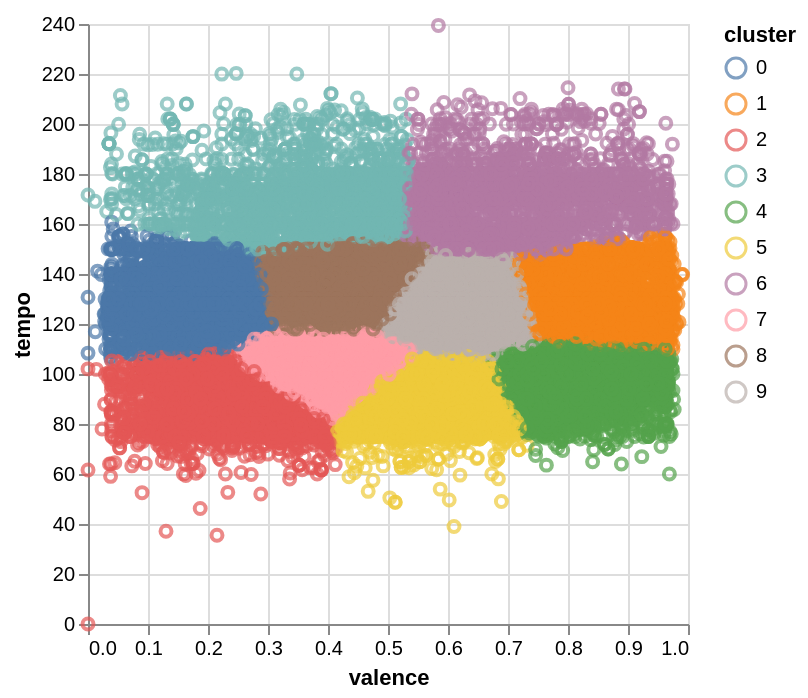

The code cell stored with this chart in its notebook:
### Code cell
alt.Chart(human_understandable).mark_point().encode(
    x="valence",
    y="tempo",
    color="cluster:N"
)

### Figure 1 — Vega specification as saved in the notebook (floating-point values rounded to 4 significant figures; data arrays with more than 128 entries replaced by an {"elided": "..."} marker saying what was removed)
{"$schema": "https://vega.github.io/schema/vega/v5.json", "data": [{"name": "source_0", "values": {"elided": "32828 records"}}, {"name": "source_0_x_domain_valence", "values": [{"min": 0.0, "max": 0.991}]}, {"name": "source_0_y_domain_tempo", "values": [{"min": 0.0, "max": 239.4}]}, {"name": "source_0_color_domain_cluster", "values": [{"cluster": 9}, {"cluster": 4}, {"cluster": 0}, {"cluster": 8}, {"cluster": 1}, {"cluster": 7}, {"cluster": 2}, {"cluster": 5}, {"cluster": 3}, {"cluster": 6}]}], "marks": [{"type": "symbol", "name": "marks", "from": {"data": "source_0"}, "encode": {"update": {"fill": {"value": "transparent"}, "y": {"field": "tempo", "scale": "y"}, "x": {"field": "valence", "scale": "x"}, "opacity": {"value": 0.7}, "stroke": {"field": "cluster", "scale": "color"}}}, "style": ["point"]}], "scales": [{"name": "x", "type": "linear", "domain": [{"signal": "(data(\"source_0_x_domain_valence\")[0] || {}).min"}, {"signal": "(data(\"source_0_x_domain_valence\")[0] || {}).max"}], "range": [0, {"signal": "width"}], "zero": true, "nice": true}, {"name": "y", "type": "linear", "domain": [{"signal": "(data(\"source_0_y_domain_tempo\")[0] || {}).min"}, {"signal": "(data(\"source_0_y_domain_tempo\")[0] || {}).max"}], "range": [{"signal": "height"}, 0], "nice": true, "zero": true}, {"name": "color", "type": "ordinal", "domain": {"data": "source_0_color_domain_cluster", "field": "cluster", "sort": true}, "range": "category"}], "axes": [{"scale": "x", "maxExtent": 0, "aria": false, "minExtent": 0, "tickCount": {"signal": "ceil(width/40)"}, "domain": false, "ticks": false, "zindex": 0, "labels": false, "gridScale": "y", "grid": true, "orient": "bottom"}, {"scale": "y", "zindex": 0, "aria": false, "minExtent": 0, "ticks": false, "labels": false, "orient": "left", "gridScale": "x", "tickCount": {"signal": "ceil(height/40)"}, "domain": false, "grid": true, "maxExtent": 0}, {"scale": "x", "zindex": 0, "tickCount": {"signal": "ceil(width/40)"}, "grid": false, "labelFlush": true, "orient": "bottom", "title": "valence", "labelOverlap": true}, {"scale": "y", "labelOverlap": true, "zindex": 0, "grid": false, "tickCount": {"signal": "ceil(height/40)"}, "title": "tempo", "orient": "left"}], "background": "white", "padding": 5, "height": 300, "style": "cell", "legends": [{"stroke": "color", "symbolType": "circle", "title": "cluster", "encode": {"symbols": {"update": {"fill": {"value": "transparent"}, "opacity": {"value": 0.7}}}}}], "width": 300}
